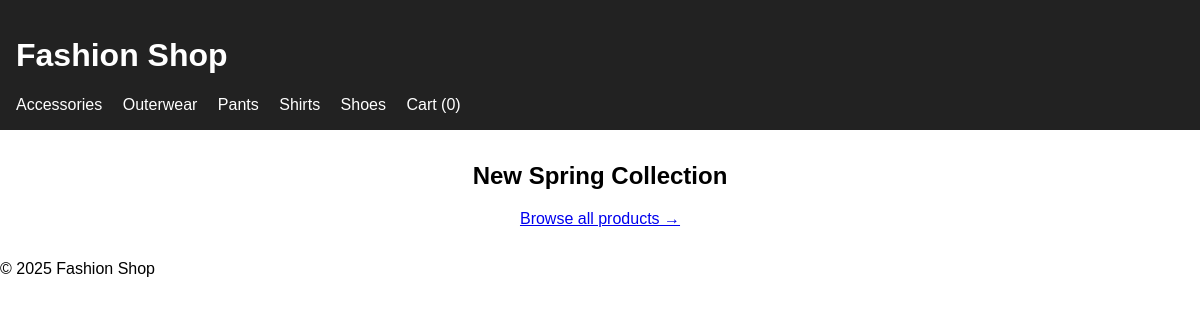
The page / on the database its author committed.
### catalog/models.py (models this page shows, shortened)
class Category(models.Model):
    name = models.CharField(max_length=50,unique=True)
    slug = models.SlugField(max_length=50, unique=True)
    class Meta:
        ordering = ["name"] # Category objects will be sorted alphabetically when listed
        verbose_name_plural = "Categories"
    def get_absolute_url(self):
        return reverse("product_list_by_category", args=[self.slug]) #Returns the URL for a page that shows all products in this category

### cart/cart.py (called while the page is built)
    def __len__(self):
        return sum(item["qty"] for item in self.cart.values())

### ecommerce_app/context_processors.py (called while the page is built)
def global_vars(request):
    return {
        "categories": Category.objects.all(),
        "cart": Cart(request),
    }

### templates/home.html (shortened to what this page needs)
{% extends "base.html" %}
{% block content %}
<section style="text-align:center;">
  <h2>New Spring Collection</h2>
  <p><a href="{% url 'product_list' %}">Browse all products →</a></p>
</section>
{% endblock %}

### templates/base.html (shortened to what this page needs)
{% load static %}
<!doctype html>
<html lang="en">
<head>
  <link rel="stylesheet" href="{% static 'css/site.css' %}">
</head>
<body>
  <header>
    <h1><a href="{% url 'home' %}">Fashion Shop</a></h1>
    <nav>
      {% for cat in categories %}
        <a href="{{ cat.get_absolute_url }}">{{ cat.name }}</a>
      {% endfor %}
      <a href="{% url 'cart:detail' %}">Cart ({{ cart|length }})</a>
    </nav>
  </header>
  <main>{% block content %}{% endblock %}</main>
  <footer>&copy; 2025 Fashion Shop</footer>
</body>
</html>

### static/css/site.css (style rules this page uses)
body { font-family: sans-serif; margin: 0; }
header { background:#222; color:#fff; padding:1rem; }
header a { color:#fff; margin-right:1rem; text-decoration:none; }
main { max-width:900px; margin:2rem auto; }

### rows shown on the page
Category: name "Accessories"
Category: name "Outerwear"
Category: name "Pants"
Category: name "Shirts"
Category: name "Shoes"

### other values the page prints
{{ cart|length }} "0"
